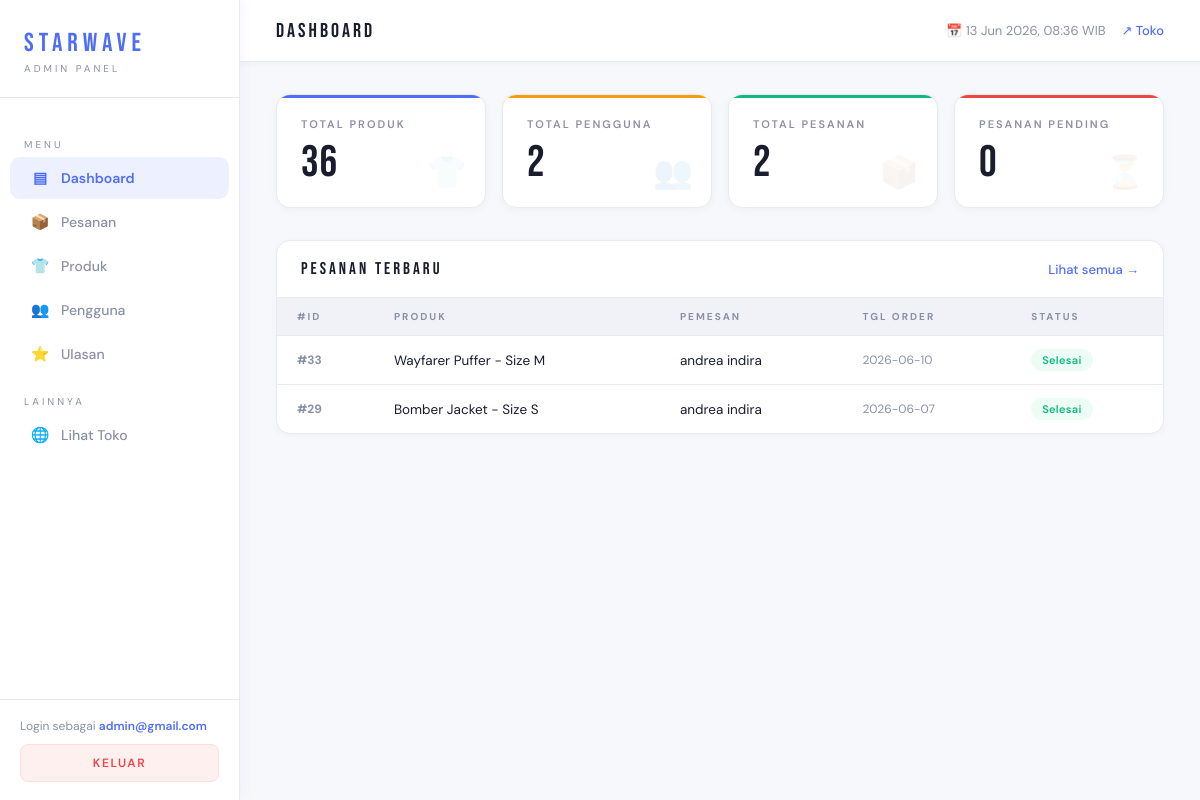
Before: /admin/dashboard.php (signed in) with the older database file.
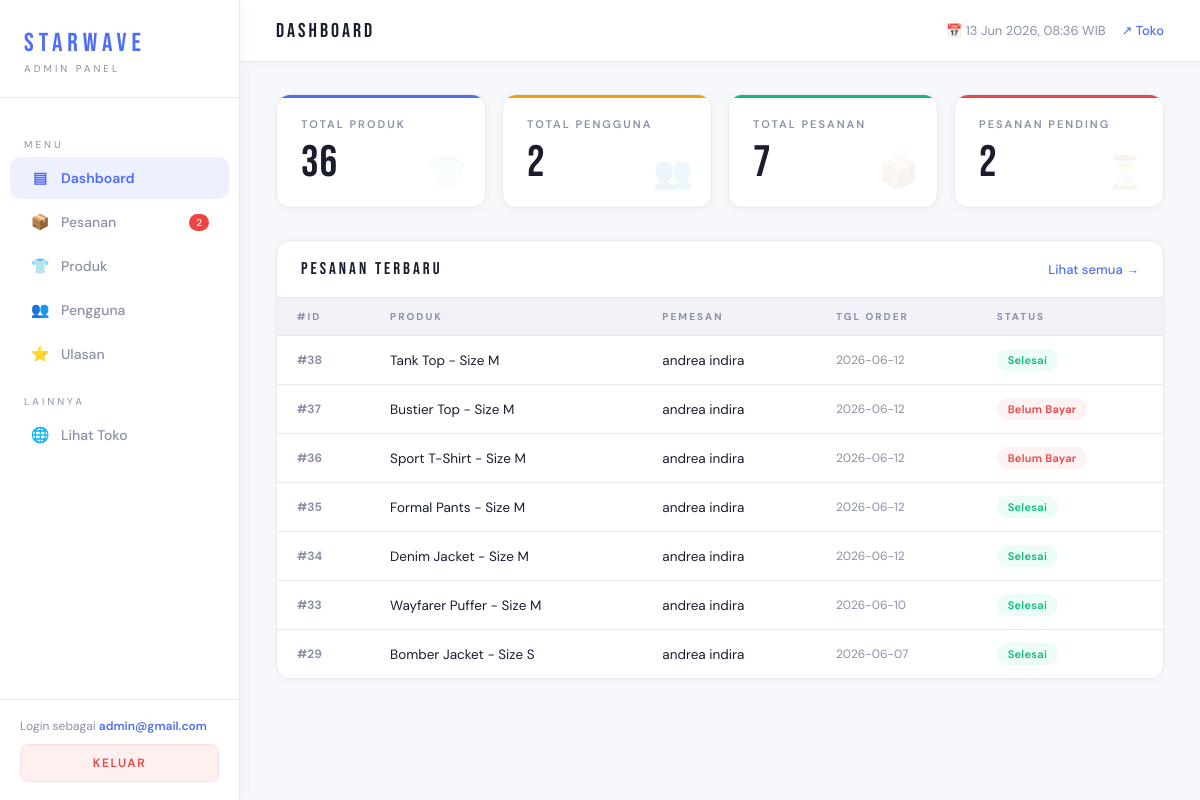
After: the same page with the newer database file.
### tables this page shows
CREATE TABLE `orders` (
  `id` int(11) NOT NULL,
  `id_user` int(11) NOT NULL,
  `nama_produk` varchar(150) NOT NULL,
  `qty` int(11) NOT NULL DEFAULT 1,
  `nama_penerima` varchar(100) NOT NULL,
  `email` varchar(100) NOT NULL,
  `tanggal_order` date NOT NULL,
  `status` varchar(50) DEFAULT NULL,
  `created_at` timestamp NOT NULL DEFAULT current_timestamp(),
  `harga` int(11) NOT NULL,
  `total_harga` int(11) NOT NULL,
  `status_bayar` varchar(20) DEFAULT 'unpaid'
);

CREATE TABLE `users` (
  `id_user` int(11) NOT NULL,
  `email` varchar(100) DEFAULT NULL,
  `password` varchar(100) DEFAULT NULL,
  `tanggal_lahir` date DEFAULT NULL,
  `nama_panggilan` varchar(100) DEFAULT NULL,
  `no_telepon` varchar(20) DEFAULT NULL,
  `alamat` text DEFAULT NULL,
  `jenis_kelamin` varchar(20) DEFAULT NULL
);

### admin/dashboard.php (the view, shortened to what the changed rows need)
<?php
require 'auth_check.php';
$total_orders   = mysqli_fetch_assoc(mysqli_query($conn, "SELECT COUNT(*) as n FROM orders"))['n'] ?? 0;
$pending_orders = mysqli_fetch_assoc(mysqli_query($conn, "SELECT COUNT(*) as n FROM orders WHERE status='pending_payment' OR status='pending'"))['n'] ?? 0;
function statusClass($s) {
    return match($s) {
        'selesai'                    => 'done',
        'diproses'                   => 'process',
        'dikirim'                    => 'ship',
        'pending_payment', 'pending' => 'pending',
        'batal'                      => 'cancel',
        default                      => 'pending'
    };
}
function statusLabel($s) {
    return match($s) {
        'pending_payment' => 'Belum Bayar',
        'pending'         => 'Pending',
        'diproses'        => 'Diproses',
        'dikirim'         => 'Dikirim',
        'selesai'         => 'Selesai',
        'batal'           => 'Dibatalkan',
        default           => ucfirst($s)
    };
}
?>
<!DOCTYPE html>
<html lang="id">
<head>
    <link rel="stylesheet" href="admin.css">
</head>
<body>
<aside class="sidebar">
    <nav class="sidebar-nav">
        <a class="nav-item" href="pesanan.php">
            <span class="icon">📦</span> Pesanan
            <?php if ($pending_orders > 0): ?>
                <span style="margin-left:auto;background:#ef4444;color:#fff;font-size:10px;padding:2px 7px;border-radius:10px;"><?= $pending_orders ?></span>
            <?php endif; ?>
        </a>
    </nav>
</aside>
<div class="main">
    <div class="content">
        <div class="stats-grid">
            <div class="stat-card green">
                <div class="stat-label">Total Pesanan</div>
                <div class="stat-number"><?= $total_orders ?></div>
                <div class="stat-icon">📦</div>
            </div>
            <div class="stat-card red">
                <div class="stat-label">Pesanan Pending</div>
                <div class="stat-number"><?= $pending_orders ?></div>
                <div class="stat-icon">⏳</div>
            </div>
        </div>
        <div class="section">
            <div class="table-wrap">
                <table>
                    <thead>
                        <tr>
                            <th>#ID</th><th>Produk</th><th>Pemesan</th><th>Tgl Order</th><th>Status</th>
                        </tr>
                    </thead>
                    <tbody>
                    <?php
                    $recent = mysqli_query($conn, "
                        SELECT o.*, u.nama_panggilan AS nama FROM orders o
                        LEFT JOIN users u ON o.id_user = u.id_user
                        ORDER BY o.created_at DESC LIMIT 8
                    ");
                    if (mysqli_num_rows($recent) == 0): ?>
                        <tr class="empty-row"><td colspan="5">Belum ada pesanan</td></tr>
                    <?php else: while ($r = mysqli_fetch_assoc($recent)): ?>
                        <tr>
                            <td class="order-id">#<?= $r['id'] ?></td>
                            <td><?= htmlspecialchars($r['nama_produk']) ?></td>
                            <td><?= htmlspecialchars($r['nama'] ?? $r['nama_penerima']) ?></td>
                            <td style="color:var(--muted);font-size:12px;"><?= $r['tanggal_order'] ?></td>
                            <td><span class="badge <?= statusClass($r['status']) ?>"><?= statusLabel($r['status']) ?></span></td>
                        </tr>
                    <?php endwhile; endif; ?>
                    </tbody>
                </table>
            </div>
        </div>
    </div>
</div>
</body>
</html>

Changed rows visible on the page:
added orders: id "38", nama_produk "Tank Top - Size M", id_user.nama_panggilan "andrea indira", tanggal_order "2026-06-12", status "Selesai"
added orders: id "37", nama_produk "Bustier Top - Size M", id_user.nama_panggilan "andrea indira", tanggal_order "2026-06-12", status "Belum Bayar"
added orders: id "36", nama_produk "Sport T-Shirt - Size M", id_user.nama_panggilan "andrea indira", tanggal_order "2026-06-12", status "Belum Bayar"
added orders: id "35", nama_produk "Formal Pants - Size M", id_user.nama_panggilan "andrea indira", tanggal_order "2026-06-12", status "Selesai"
added orders: id "34", nama_produk "Denim Jacket - Size M", id_user.nama_panggilan "andrea indira", tanggal_order "2026-06-12", status "Selesai"
Other visible differences:
$pending_orders: (not shown) → "2"
$total_orders: "2" → "7"
$pending_orders: "0" → "2"
